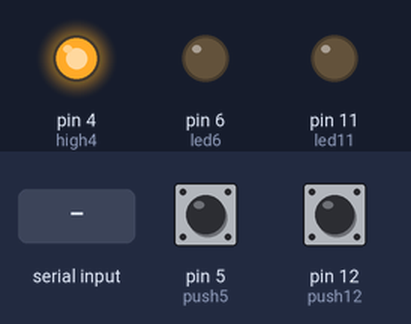
The sketch below on a simulated Arduino Uno, built with avr-gcc and run on an emulated ATmega328P. On the bench: output pins drawn as LEDs (lit = HIGH). The test bench sets the inputs (shaded band); at power-on: pin 5 (push5) LOW, pin 12 (push12) LOW.

Above: at 3.2 s.
3.3 s: "ATC_ON\n" received over Serial
At 4.0 s:
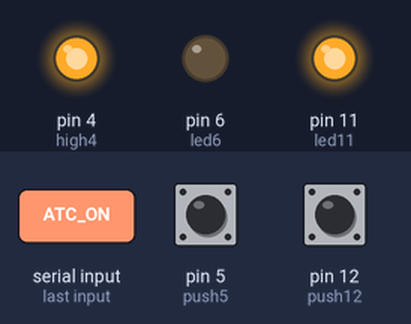
4.8 s: "ATC_OFF\n" received over Serial
At 5.1 s:
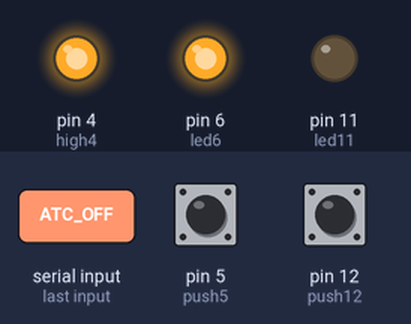
Timing chart, 0 to 7.8 s (numbered marks = the images above; inputs shaded):
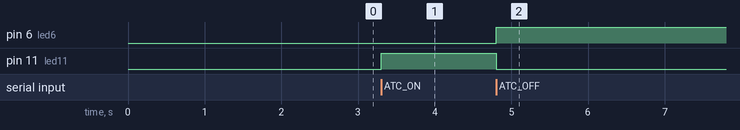

The sketch:

nodeAconSim.ino
```cpp
#include <SoftwareSerial.h>//Libreria para implementar mas de un puerto
SoftwareSerial Serial_sim(8,9);//configuracion puerto serie virtual (rx, tx)

const int led11 = 11;//Indicador que llego determinada cadena por
const int led6 = 6;
const int push12 = 12;
const int push5 = 5;
const int high4 = 4;//alto continuo en el pin

int enviarDato = 0;

String megaDato;
String giga = "";
unsigned long datoNumerico = 0;

void setup() {
    Serial.begin(115200);
    Serial_sim.begin(115200);
    delay(2000);


    //comandos para trabajar con el sim800L
    /* Serial_sim.println("AT+CMGF=1");//Vamos a utilizatr los SMS
    delay(200);
    Serial_sim.println("AT+CNMI=1,2,0,0,0"); /*configurar modulo sim800L para enviar msn por
    puerto serie*/


    /*descomnetar solo cuando se use la terminal del puerto serial arduino
    Serial.println("COMUNICACION ARD-PC, ARD-SIM INICIALIZADAS");*/

    pinMode(led11, OUTPUT);
    pinMode(led6, OUTPUT);
    pinMode(push12, INPUT);
    pinMode(push5, INPUT);
    pinMode(high4, OUTPUT);

    digitalWrite(high4, HIGH);

    //descomentar cuando se va emular el sim800L con otro arduino
    //Serial_sim.print("12345");//datos para comprobar que le llegan datos al modulo sim800L
  }

void loop() {

  //cuando reciba datos del puerto Serial hardware de la pc
    if(Serial.available()){
        String data = (String)Serial.readStringUntil('\n');
        megaDato = data;
        datoNumerico = String(megaDato).toInt();
        //Serial.print(data);
        //Serial.print(megaDato);
      }


    //cuando reciba datos por el puerto serie virtual del sim800L (simulado con otro arduino)
    if(Serial_sim.available()){
      /*
        String data1 = (String)Serial.readStringUntil('\n');
        Serial.print(data1);*/
        //Serial.print((char)Serial_sim.read());

        while(Serial_sim.available()){
          giga = giga + (char)Serial_sim.read();
          }
        //enviamos los datos almacenados a procesar a node
        Serial.print("+CMV: +4661016976+,++,+19/10/17,13:53:02-20+ 1234567890 ");
        delay(500);
      }

    if(megaDato == "ATC_ON"){
      digitalWrite(led11, HIGH);
      digitalWrite(led6, LOW);
      Serial_sim.print("1000");
      //Serial_sim.print(megaDato);
      //Serial_sim.print("");
      megaDato = "";
      }

    if(megaDato == "ATC_OFF"){
      digitalWrite(led6, HIGH);
      digitalWrite(led11, LOW);
      Serial_sim.print("1001");
      //Serial_sim.print(megaDato);
      //Serial_sim.print("");
      megaDato = "";
      }

    if(megaDato == "MSN_ENVIADO"){
        Serial_sim.print("1002");
        megaDato = "";
      }


    if(digitalRead(push5)==1){


        while(digitalRead(push5)==1){;}

        Serial.print(giga);
        //Serial.print("string do not problem");
      }

    if(digitalRead(push12)==1){
        while(digitalRead(push12)==1){;}
        giga = "";//borramos lo que tiene giga
        //Serial.print(megaDato);
      }

  }
```

Measured:
- after the input at 3.3 s, pin 11 (led11): LOW → HIGH at once
- after the input at 4.8 s, pin 6 (led6): LOW → HIGH at once; pin 11 (led11): HIGH → LOW at once
